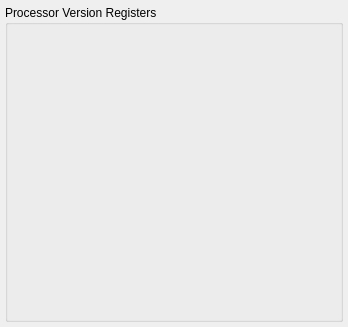
         <widget class="QWidget" name="TabPage" >
          <attribute name="title" >
           <string>PVR</string>
          </attribute>
          <layout class="QVBoxLayout" >
           <property name="margin" >
            <number>5</number>
           </property>
           <property name="spacing" >
            <number>5</number>
           </property>
           <item>
            <widget class="QGroupBox" name="groupBox12_2" >
             <property name="title" >
              <string>Processor Version Registers</string>
             </property>
             <property name="lineWidth" stdset="0" >
              <number>1</number>
             </property>
             <layout class="QVBoxLayout" >
              <property name="margin" >
               <number>11</number>
              </property>
              <property name="spacing" >
               <number>6</number>
              </property>
              <item>
               <widget class="MdtGui::LabeledCombobox" name="C_PVR" >
                <property name="TclProc" >
                 <string>gui_pvr</string>
                </property>
                <property name="Label" >
                 <string>Specifies Processor Version Register</string>
                </property>
                <property name="LabelTooltip" >
                 <string>&lt;qt>This parameter specifies the Processor Version Register (PVR).  To disable the PVR set this parameter to None (0), which is the default.  To only enable the first PVR set this parameter to Basic (1).  To enable all PVRs set this parameter to Full (2).&lt;/qt></string>
                </property>
                <property name="Key" >
                 <string>C_PVR</string>
                </property>
               </widget>
              </item>
              <item>
               <widget class="MdtGui::LabeledTextbox" name="C_PVR_USER1" >
                <property name="Label" >
                 <string>Specify USER1 Bits in Processor Version Register</string>
                </property>
                <property name="LabelTooltip" >
                 <string>&lt;qt>This parameter specifies the USER1 bits, 24 through 31, in the first Processor Version Register (PVR).  This parameter is only used if C_PVR is set to Basic (1) or Full (2).&lt;/qt></string>
                </property>
                <property name="Key" >
                 <string>C_PVR_USER1</string>
                </property>
               </widget>
              </item>
              <item>
               <widget class="MdtGui::LabeledTextbox" name="C_PVR_USER2" >
                <property name="Label" >
                 <string>Specify USER2 Bits in Processor Version Registers</string>
                </property>
                <property name="LabelTooltip" >
                 <string>&lt;qt>This parameter specifies the value of the second Processor Version Register (USER2).  This parameter is only used if C_PVR is set to Full (2).&lt;/qt></string>
                </property>
                <property name="Key" >
                 <string>C_PVR_USER2</string>
                </property>
               </widget>
              </item>

              <item>
               <spacer>
                <property name="orientation" >
                 <enum>Qt::Vertical</enum>
                </property>
                <property name="sizeType" >
                 <enum>QSizePolicy::Expanding</enum>
                </property>
                <property name="sizeHint" >
                 <size>
                  <width>310</width>
                  <height>260</height>
                 </size>
                </property>
               </spacer>
              </item>
             </layout>
            </widget>
           </item>
          </layout>
         </widget>
